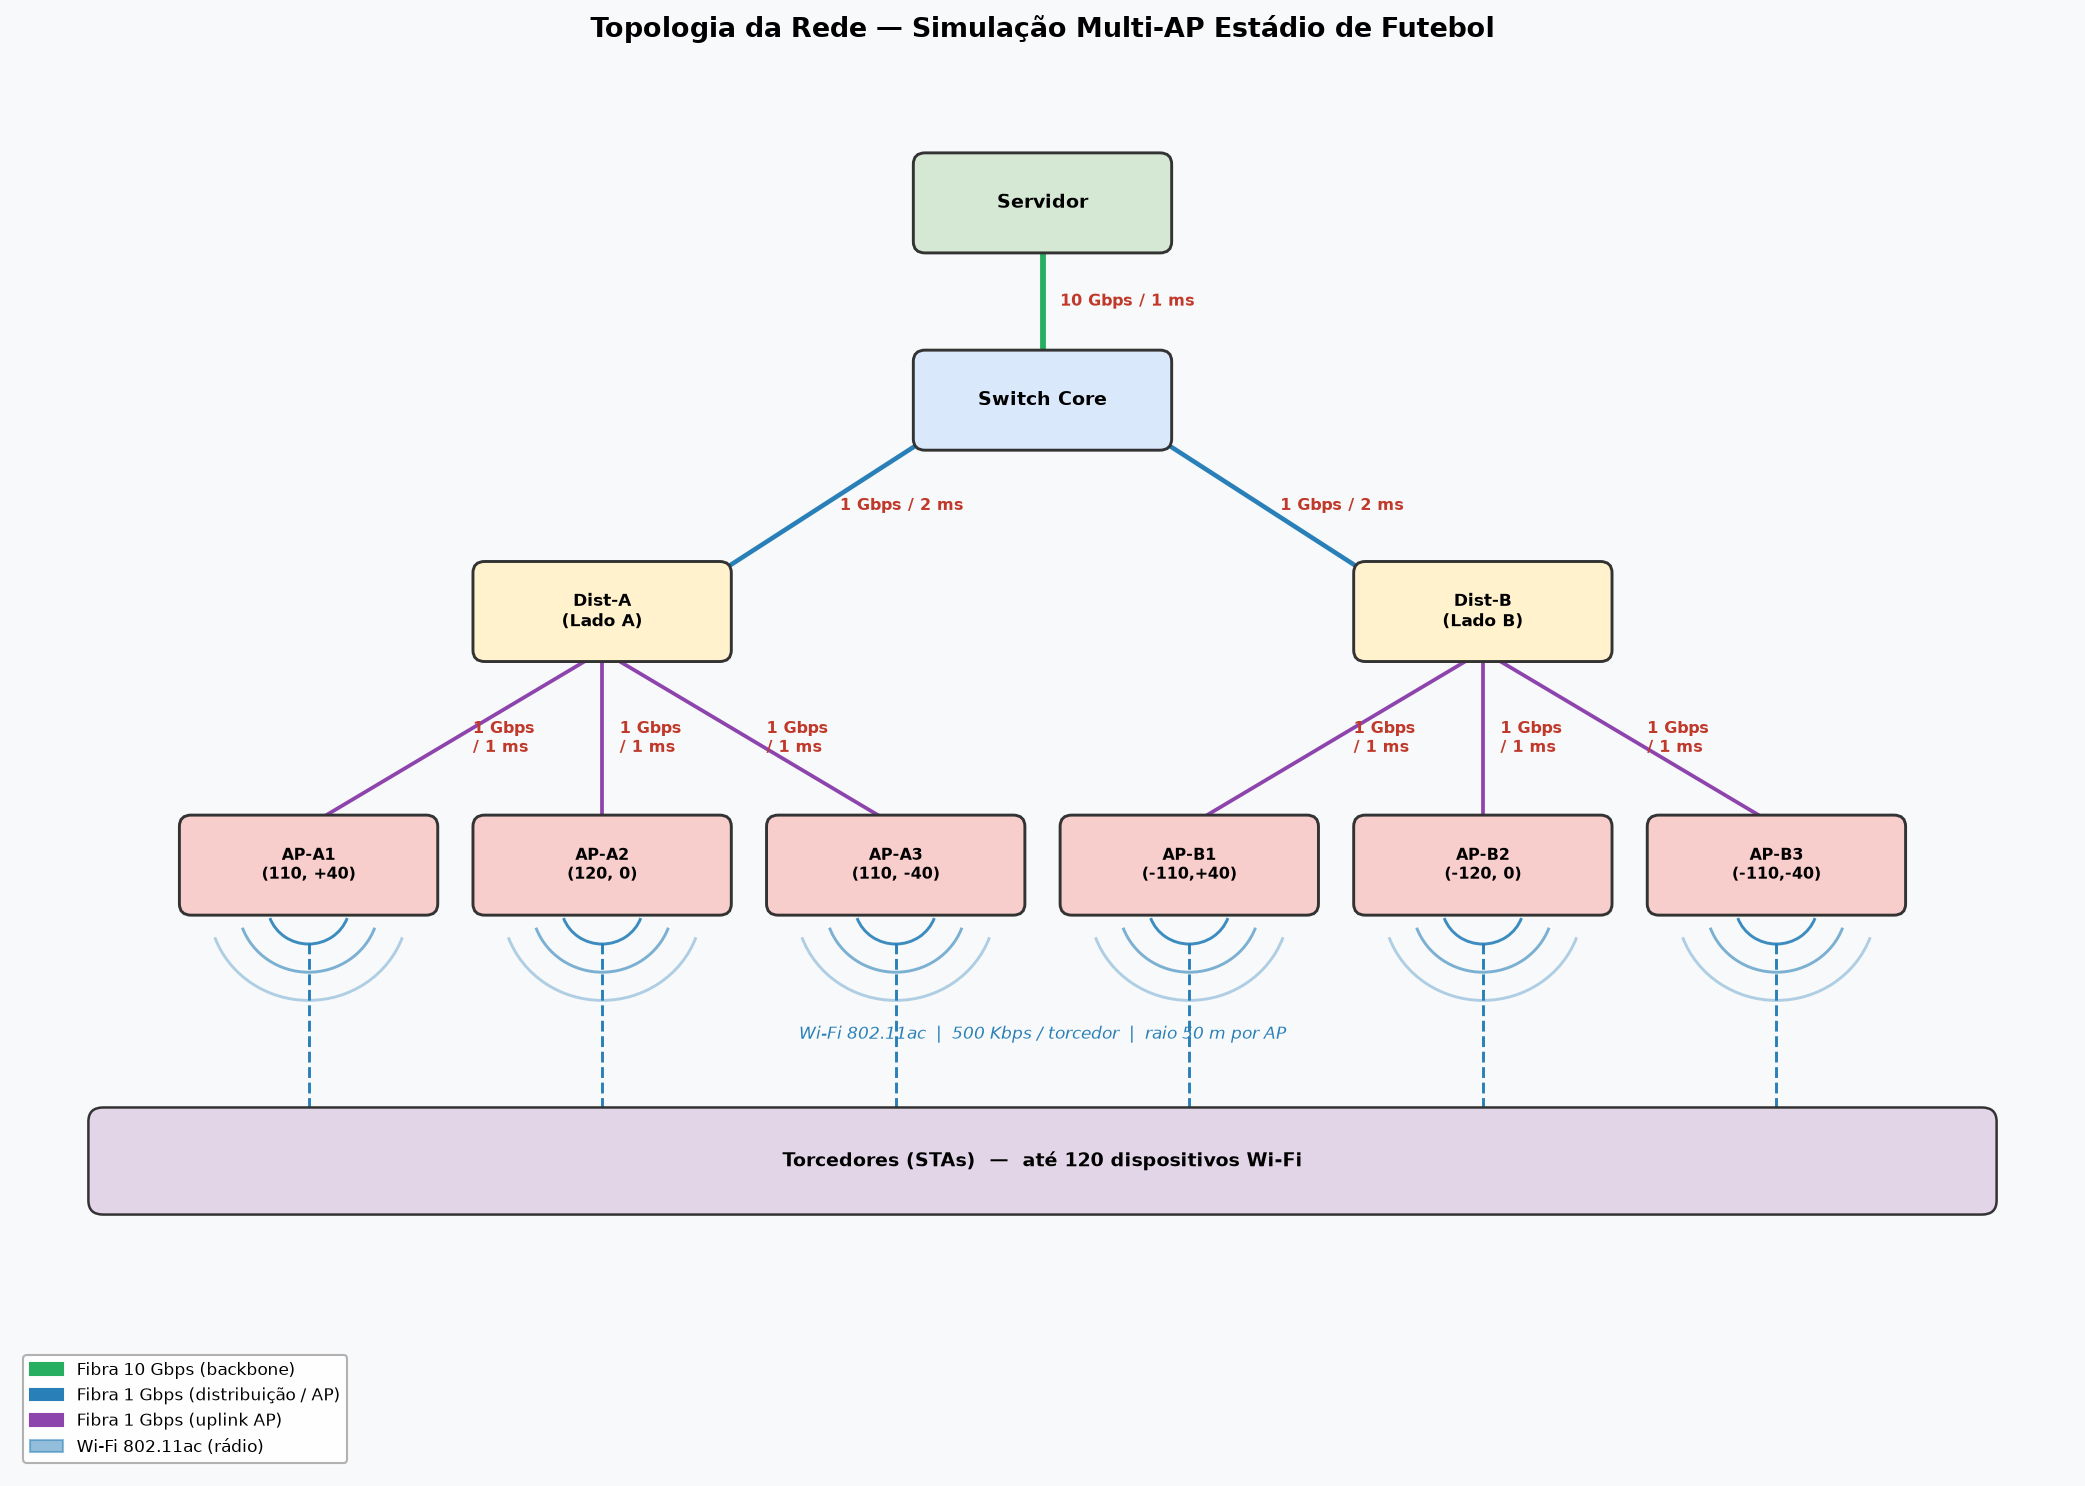

Python code for this plot:
#!/usr/bin/env python3
import matplotlib.pyplot as plt
import matplotlib.patches as mpatches
from matplotlib.patches import FancyArrowPatch

fig, ax = plt.subplots(figsize=(14, 10))
ax.set_xlim(0, 14)
ax.set_ylim(0, 10)
ax.axis("off")
fig.patch.set_facecolor("#f8f9fa")
ax.set_facecolor("#f8f9fa")

# ── helpers ──────────────────────────────────────────────────────────────────
def box(x, y, label, color, fontsize=9, width=1.6, height=0.55):
    rect = mpatches.FancyBboxPatch(
        (x - width / 2, y - height / 2), width, height,
        boxstyle="round,pad=0.08", linewidth=1.4,
        edgecolor="#333333", facecolor=color, zorder=3
    )
    ax.add_patch(rect)
    ax.text(x, y, label, ha="center", va="center",
            fontsize=fontsize, fontweight="bold", zorder=4)

def line(x1, y1, x2, y2, label="", color="#555555", lw=2, style="-"):
    ax.plot([x1, x2], [y1, y2], color=color, linewidth=lw,
            linestyle=style, zorder=2)
    if label:
        mx, my = (x1 + x2) / 2, (y1 + y2) / 2
        ax.text(mx + 0.12, my, label, fontsize=7.5, color="#c0392b",
                va="center", fontweight="bold", zorder=5)

def wifi_arc(x, y):
    for r, alpha in [(0.28, 0.9), (0.48, 0.6), (0.68, 0.35)]:
        arc = mpatches.Arc((x, y), r * 2, r * 2,
                           angle=0, theta1=200, theta2=340,
                           color="#2980b9", linewidth=1.4, alpha=alpha, zorder=3)
        ax.add_patch(arc)

# ── nós principais ───────────────────────────────────────────────────────────
CX = 7.0   # centro horizontal

# Servidor
SY = 9.0
box(CX, SY, "Servidor", "#d5e8d4")

# Core
CY = 7.6
box(CX, CY, "Switch Core", "#dae8fc")
line(CX, SY - 0.28, CX, CY + 0.28, "10 Gbps / 1 ms", lw=2.8, color="#27ae60")

# Distribuição
DA_X, DB_X = 4.0, 10.0
DY = 6.1
box(DA_X, DY, "Dist-A\n(Lado A)", "#fff2cc", fontsize=8)
box(DB_X, DY, "Dist-B\n(Lado B)", "#fff2cc", fontsize=8)
line(CX - 0.8, CY - 0.28, DA_X + 0.8, DY + 0.28, "1 Gbps / 2 ms", lw=2.2, color="#2980b9")
line(CX + 0.8, CY - 0.28, DB_X - 0.8, DY + 0.28, "1 Gbps / 2 ms", lw=2.2, color="#2980b9")

# ── APs Lado A ───────────────────────────────────────────────────────────────
AY = 4.3
ap_a_x = [2.0, 4.0, 6.0]
ap_a_labels = ["AP-A1\n(110, +40)", "AP-A2\n(120, 0)", "AP-A3\n(110, -40)"]

for i, (ax_x, lbl) in enumerate(zip(ap_a_x, ap_a_labels)):
    box(ax_x, AY, lbl, "#f8cecc", fontsize=7.5)
    line(DA_X, DY - 0.28, ax_x, AY + 0.28, "1 Gbps\n/ 1 ms", lw=1.8, color="#8e44ad")

# ── APs Lado B ───────────────────────────────────────────────────────────────
ap_b_x = [8.0, 10.0, 12.0]
ap_b_labels = ["AP-B1\n(-110,+40)", "AP-B2\n(-120, 0)", "AP-B3\n(-110,-40)"]

for i, (bx_x, lbl) in enumerate(zip(ap_b_x, ap_b_labels)):
    box(bx_x, AY, lbl, "#f8cecc", fontsize=7.5)
    line(DB_X, DY - 0.28, bx_x, AY + 0.28, "1 Gbps\n/ 1 ms", lw=1.8, color="#8e44ad")

# ── Wi-Fi + STAs ─────────────────────────────────────────────────────────────
STA_Y = 2.2
all_ap_x = ap_a_x + ap_b_x

for ap_x in all_ap_x:
    # sinal Wi-Fi
    wifi_arc(ap_x, AY - 0.28)
    # linha tracejada Wi-Fi
    line(ap_x, AY - 0.55, ap_x, STA_Y + 0.28,
         style="--", lw=1.4, color="#2980b9")

# Barra de STAs (torcedores)
rect = mpatches.FancyBboxPatch(
    (0.6, STA_Y - 0.28), 12.8, 0.56,
    boxstyle="round,pad=0.1", linewidth=1.2,
    edgecolor="#333", facecolor="#e1d5e7", zorder=3
)
ax.add_patch(rect)
ax.text(7.0, STA_Y, "Torcedores (STAs)  —  até 120 dispositivos Wi-Fi",
        ha="center", va="center", fontsize=9, fontweight="bold", zorder=4)

# ── legenda de tecnologias ────────────────────────────────────────────────────
legend_items = [
    mpatches.Patch(color="#27ae60", label="Fibra 10 Gbps (backbone)"),
    mpatches.Patch(color="#2980b9", label="Fibra 1 Gbps (distribuição / AP)"),
    mpatches.Patch(color="#8e44ad", label="Fibra 1 Gbps (uplink AP)"),
    mpatches.Patch(color="#2980b9", alpha=0.5, label="Wi-Fi 802.11ac (rádio)"),
]
ax.legend(handles=legend_items, loc="lower left",
          fontsize=8, framealpha=0.9, edgecolor="#aaa")

# ── anotação Wi-Fi ────────────────────────────────────────────────────────────
ax.text(7.0, 3.1, "Wi-Fi 802.11ac  |  500 Kbps / torcedor  |  raio 50 m por AP",
        ha="center", va="center", fontsize=8, color="#2980b9",
        style="italic")

ax.set_title("Topologia da Rede — Simulação Multi-AP Estádio de Futebol",
             fontsize=13, fontweight="bold", pad=12)

plt.tight_layout()
plt.savefig("topologia.png", dpi=150, bbox_inches="tight")
print("Imagem salva em: topologia.png")
plt.show()
